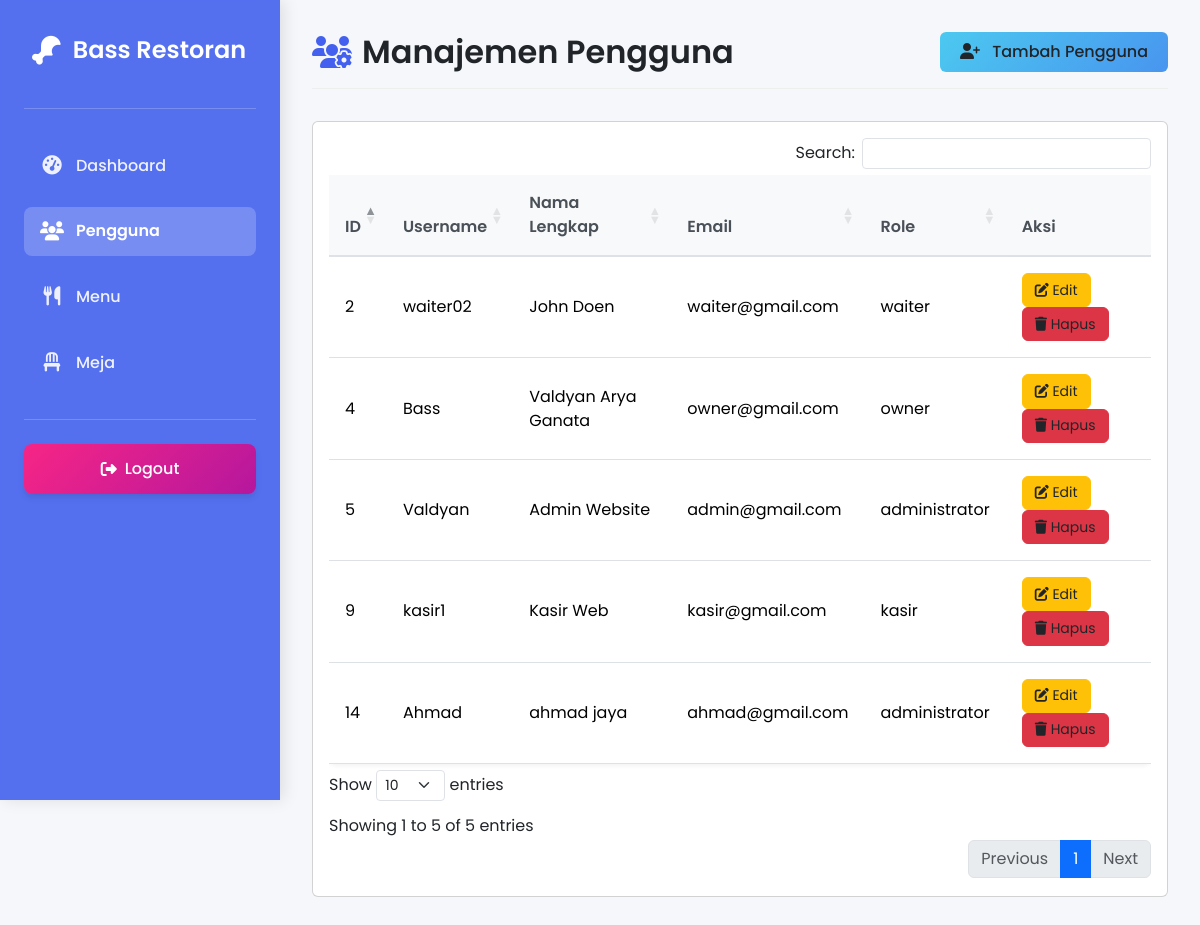
The page /admin_user.php on the database its author committed.
### tables this page shows
CREATE TABLE `users` (
  `id_user` int(11) NOT NULL,
  `username` varchar(50) NOT NULL,
  `password` varchar(255) NOT NULL,
  `role` enum('administrator','waiter','kasir','owner') NOT NULL,
  `nama_lengkap` varchar(100) NOT NULL,
  `email` varchar(100) DEFAULT NULL,
  `created_at` timestamp NOT NULL DEFAULT current_timestamp()
);

### admin_user.php (the view, shortened to what this page needs)
<?php
$conn = new mysqli("localhost", "root", "", "webkasir");
$sql = "SELECT * FROM users";
$result = $conn->query($sql);
?>
<!DOCTYPE html>
<html lang="id">
<head>
    <link href="https://cdn.jsdelivr.net/npm/bootstrap@5.3.2/dist/css/bootstrap.min.css" rel="stylesheet">
    <link rel="stylesheet" href="https://cdnjs.cloudflare.com/ajax/libs/font-awesome/6.4.2/css/all.min.css">
    <link rel="stylesheet" href="https://cdn.datatables.net/1.13.6/css/dataTables.bootstrap5.min.css">
</head>
<body>
    <div class="sidebar">
        <div class="logo">
            <i class="fa-solid fa-drumstick-bite"></i>
            <span>Bass Restoran</span>
        </div>
        <div class="divider"></div>
        <nav class="nav flex-column">
            <div class="nav-item">
                <a href="admin_dashboard.php" class="nav-link">
                    <i class="fas fa-tachometer-alt"></i>
                    <span>Dashboard</span>
                </a>
            </div>
            <div class="nav-item">
                <a href="admin_user.php" class="nav-link active">
                    <i class="fas fa-users"></i>
                    <span>Pengguna</span>
                </a>
            </div>
            <div class="nav-item">
                <a href="admin_menu.php" class="nav-link">
                    <i class="fas fa-utensils"></i>
                    <span>Menu</span>
                </a>
            </div>
            <div class="nav-item">
                <a href="admin_meja.php" class="nav-link">
                    <i class="fas fa-chair"></i>
                    <span>Meja</span>
                </a>
            </div>
        </nav>
        <div class="divider"></div>
        <button class="logout-btn" onclick="window.location.href='logout.php'">
            <i class="fas fa-sign-out-alt"></i>
            <span>Logout</span>
        </button>
    </div>
    <div class="content">
        <div class="page-header">
            <h2 class="page-title"><i class="fas fa-users-cog"></i> Manajemen Pengguna</h2>
            <a href="admin_tambah_user.php" class="btn btn-add">
                <i class="fas fa-user-plus"></i> Tambah Pengguna
            </a>
        </div>
        <div class="card glass-card">
            <div class="card-body">
                <div class="table-responsive">
                    <table id="userTable" class="table dataTable">
                        <thead>
                            <tr>
                                <th>ID</th>
                                <th>Username</th>
                                <th>Nama Lengkap</th>
                                <th>Email</th>
                                <th>Role</th>
                                <th>Aksi</th>
                            </tr>
                        </thead>
                        <tbody>
                            <?php
                            if ($result->num_rows > 0) {
                                while ($row = $result->fetch_assoc()) {
                                    $roleClass = '';
                                    switch(strtolower($row["role"])) {
                                        case 'waiter': $roleClass = 'badge-waiter'; break;
                                        case 'kasir': $roleClass = 'badge-kasir'; break;
                                        default: $roleClass = 'badge-secondary';
                                    }
                                    echo "<tr>";
                                    echo "<td>" . htmlspecialchars($row["id_user"]) . "</td>";
                                    echo "<td>" . htmlspecialchars($row["username"]) . "</td>";
                                    echo "<td>" . htmlspecialchars($row["nama_lengkap"]) . "</td>";
                                    echo "<td>" . htmlspecialchars($row["email"]) . "</td>";
                                    echo "<td><span class='badge-role $roleClass'>" . htmlspecialchars($row["role"]) . "</span></td>";
                                    echo "<td>
                                            <div class='d-flex flex-wrap'>
                                                <a href='admin_edit_user.php?id_user=" . $row["id_user"] . "' class='btn btn-action btn-edit'>
                                                    <i class='fas fa-edit'></i> Edit
                                                </a>
                                                <a href='admin_hapus_user.php?id_user=" . $row["id_user"] . "' class='btn btn-action btn-delete' onclick='return confirm(\"Apakah Anda yakin ingin menghapus pengguna ini?\")'>
                                                    <i class='fas fa-trash'></i> Hapus
                                                </a>
                                            </div>
                                          </td>";
                                    echo "</tr>";
                                }
                            } else {
                                echo "<tr><td colspan='6' class='text-center'>Tidak ada data pengguna</td></tr>";
                            }
                            ?>
                        </tbody>
                    </table>
                </div>
            </div>
        </div>
    </div>
</body>
</html>

### admin_user.php (style rules this page uses)
:root { --primary-color: #4361ee; --secondary-color: #3f37c9; --accent-color: #4895ef; --danger-color: #f72585; --success-color: #4cc9f0; --warning-color: #f8961e; --dark-color: #212529; --light-color: #f8f9fa; --sidebar-width: 280px; }
body { font-family: 'Poppins', sans-serif; background-color: #f5f7fa; color: var(--dark-color); overflow-x: hidden; }
.sidebar { height: 100vh; width: var(--sidebar-width); position: fixed; top: 0; left: 0; background: rgba(67, 97, 238, 0.9); backdrop-filter: blur(10px); -webkit-backdrop-filter: blur(10px); color: white; padding: 1.5rem; box-shadow: 4px 0 15px rgba(0, 0, 0, 0.1); z-index: 1000; transition: all 0.3s ease; }
.sidebar .logo { display: flex; align-items: center; font-size: 1.5rem; font-weight: 600; margin-bottom: 2rem; padding: 0.5rem; border-radius: 8px; transition: all 0.3s; }
.sidebar .logo i { margin-right: 12px; font-size: 1.8rem; color: #fff; }
.sidebar .nav-item { margin: 0.5rem 0; border-radius: 8px; transition: all 0.3s; }
.sidebar .nav-link { display: flex; align-items: center; color: rgba(255, 255, 255, 0.9); padding: 0.8rem 1rem; border-radius: 8px; text-decoration: none; font-weight: 500; transition: all 0.3s; }
.sidebar .nav-link i { width: 24px; text-align: center; font-size: 1.2rem; margin-right: 12px; transition: all 0.3s; }
.sidebar .nav-link.active { background: rgba(255, 255, 255, 0.2); color: white; font-weight: 600; }
.sidebar .nav-link.active i { color: white; }
.divider { height: 1px; background: rgba(255, 255, 255, 0.2); margin: 1.5rem 0; }
.logout-btn { width: 100%; background: linear-gradient(135deg, #f72585, #b5179e); border: none; padding: 0.8rem; border-radius: 8px; color: white; font-weight: 500; margin-top: 1rem; display: flex; align-items: center; justify-content: center; transition: all 0.3s; box-shadow: 0 4px 6px rgba(0, 0, 0, 0.1); }
.logout-btn i { margin-right: 8px; }
.content { margin-left: var(--sidebar-width); padding: 2rem; transition: all 0.3s; }
.page-header { display: flex; justify-content: space-between; align-items: center; margin-bottom: 2rem; padding-bottom: 1rem; border-bottom: 1px solid #eee; }
.page-title { font-weight: 600; color: var(--dark-color); margin: 0; display: flex; align-items: center; }
.page-title i { margin-right: 10px; color: var(--primary-color); }
.btn-add { background: linear-gradient(135deg, #4cc9f0, #4895ef); border: none; padding: 0.5rem 1.25rem; font-weight: 500; transition: all 0.3s; }
.btn-add i { margin-right: 8px; }
.dataTable { width: 100% !important; border-collapse: separate; border-spacing: 0 8px; }
.dataTable thead th { background-color: #f8f9fa; color: #495057; font-weight: 600; border-bottom: 2px solid #dee2e6; padding: 1rem; }
.dataTable tbody tr { background-color: white; transition: all 0.2s; border-radius: 8px; box-shadow: 0 2px 4px rgba(0, 0, 0, 0.05); }
.dataTable tbody td { padding: 1rem; vertical-align: middle; border-top: none; }
.dataTable tbody tr:first-child td { border-top: none; }
.btn-action { padding: 0.35rem 0.75rem; font-size: 0.875rem; border-radius: 6px; transition: all 0.2s; }
.btn-edit { background-color: #ffc107; border-color: #ffc107; color: #212529; }
.btn-delete { background-color: #dc3545; border-color: #dc3545; }

### rows shown on the page
users: id_user "2", username "waiter02", nama_lengkap "John Doen", email "waiter@gmail.com", role "waiter"
users: id_user "4", username "Bass", nama_lengkap "Valdyan Arya Ganata", email "owner@gmail.com", role "owner"
users: id_user "5", username "Valdyan", nama_lengkap "Admin Website", email "admin@gmail.com", role "administrator"
users: id_user "9", username "kasir1", nama_lengkap "Kasir Web", email "kasir@gmail.com", role "kasir"
users: id_user "14", username "Ahmad", nama_lengkap "ahmad jaya", email "ahmad@gmail.com", role "administrator"
